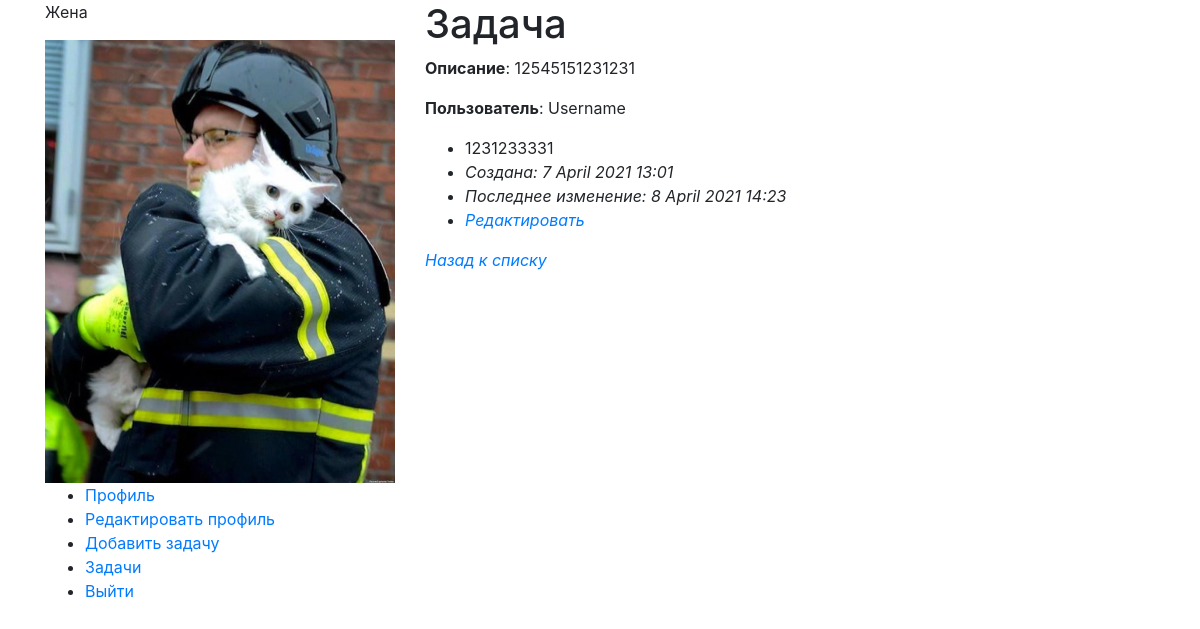
Page /mytasks/detail/19 (signed in) on the committed database.
### accounts/models.py (models this page shows, shortened)
class Profile(models.Model):
    user = models.OneToOneField(User, on_delete=models.CASCADE)
    birthdate = models.DateField(blank=True, null=True)
    avatar = models.ImageField(upload_to="user_avatars/%Y/%m/%d", blank=True)

### mytasks/models.py (models this page shows)
class Task(models.Model):
    PRIORITY_HIGH = 1
    PRIORITY_MEDIUM = 2
    PRIORITY_LOW = 3
    PRIORITY_CHOICES = [
        (PRIORITY_HIGH, "Высокий приоритет"),
        (PRIORITY_MEDIUM, "Средний приоритет"),
        (PRIORITY_LOW, "Низкий приоритет"),
    ]
    task_title = models.CharField('Название задачи', max_length=100)
    task_text = models.TextField('Текст задачи')
    is_completed = models.BooleanField("Выполнено", default=False)
    created = models.DateTimeField('Дата постановки задачи', auto_now_add=True)
    updated = models.DateTimeField('Обновлено', auto_now=True)
    owner = models.ForeignKey(
        User,
        on_delete=models.CASCADE,
        related_name='tasks')
    priority = models.IntegerField(
        "Приоритет", choices=PRIORITY_CHOICES, default=PRIORITY_MEDIUM
    )
    def __str__(self):
        return self.task_title
    class Meta:
        ordering = ('-created',)

### mytasks/views.py (the view)
# urls.py: path('detail/<int:pk>', views.TaskDetailView.as_view(), name="detail"),
class TaskDetailView(DetailView):
    model = Task
    template_name = "tasks/detail.html"

### mytasks/templates/tasks/detail.html (shortened to what this page needs)
{% extends "base.html" %}
{% load static %}
{% block main_content %}
    <h1>Задача</h1>
    <p><b>Описание</b>: {{ object }}</p>
    <p><b>Пользователь</b>: {{ object.owner }}</p>
    <ul>
        <li>
        {{ object.task_text }}
        </li>
        <li><i class="far fa-calendar-alt">Создана: {{ object.created|date:"j F Y H:i" }}</li>
        <li><i class="far fa-clock">Последнее изменение: {{ object.updated|date:"j F Y H:i"}}</li>
        <li> <a href="{% url 'tasks:edit' pk=object.pk %}">Редактировать</a></li>
    </ul>
    <a href="{% url 'tasks:list' %}">Назад к списку</a>
{% endblock %}

### templates/base.html (shortened to what this page needs)
<!doctype html>
{% load static %}
<html lang="en">
    <head>
        <link rel="stylesheet" href="{% static '/styles.css' %}">
        <link rel="stylesheet" href="https://maxcdn.bootstrapcdn.com/bootstrap/4.0.0/css/bootstrap.min.css">
    </head>
    <body>
        <div class="container">
            <div class="row">
                <div class="side_bar col">
                    {% block side_bar %}
                        {% if user.is_authenticated %}
                        <p> {{ user.first_name }} </p>
                        {% if user.profile.avatar %}
                            <img src="{{ user.profile.avatar.url }}" class="img-fluid">
                        {% else %}
                            <img src="/media/user_avatars/default.png" class="img-fluid">
                    {% endif %}
                        <ul>
                            <li><a href="#">Профиль</a> </li>
                            <li><a href="{% url 'edit' %}">Редактировать профиль</a></li>
                            <li><a href="{% url 'tasks:task_creator' %}">Добавить задачу</a></li>
                            <li><a href="{% url 'tasks:list' %}">Задачи</a></li>
                            <li><a href="{% url 'logout' %}">Выйти</a></li>
                        </ul>
                        {% endif %}
                    {% endblock %}
                </div>
                <div class="mail_contenet col-8">
                    {% block main_content %}
                    {% endblock %}
                </div>
            </div>
        </div>
    </body>
</html>

### rows in the picture
Task: task_title "12545151231231", owner "Username", task_text "1231233331", created "7 April 2021 13:01", updated "8 April 2021 14:23"

### other values in the picture
{{ user.first_name }} "Жена"
